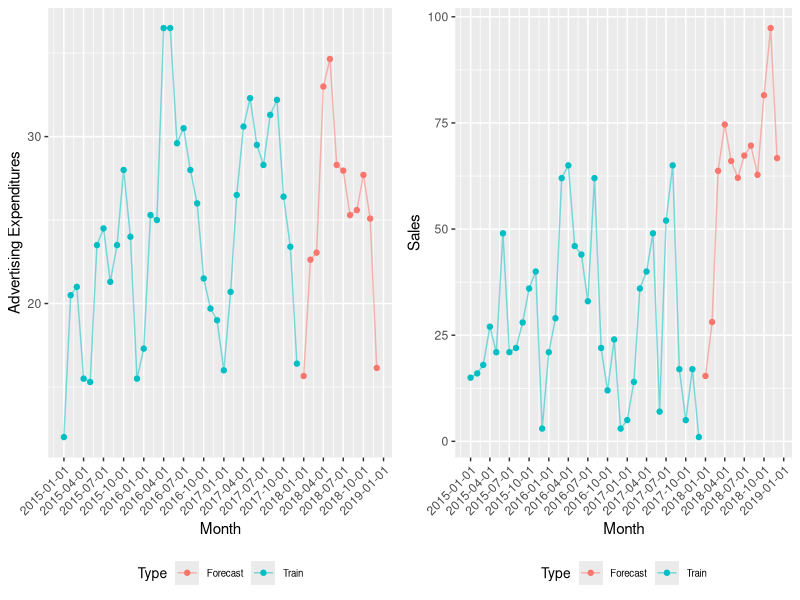

Write the R code that produced this figure.
## ---- chunk 1
knitr::opts_chunk$set(echo = FALSE)
## ---- chunk 2
a <- 0.85
b <- 0.5
c <- 0.75
## ---- chunk 3
library(ggplot2)
library(lubridate)
library(forecast)
library(reshape2)
library(plyr)
library(gridExtra)
#Load the data from csv
data <- read.csv("ad_sales_data.csv", header = TRUE, stringsAsFactors = FALSE, sep = ",")
#reformat and preprocess the data
names(data) <- tolower(names(data))
data$month <- as.Date(data$month, format = "%m/%d/%y")
forecast_function <- function(month_end, year_end, a, b, c){
      fc_data <- data.frame(ReportDate = as.Date(data$month, format = "%Y-%m-%d"), 
                            advertising = data$advertising,
                            sales = data$sales, 
                            Type = "Train")

    fc_data <- arrange(fc_data, ReportDate)
    n_month <- length(seq(from = max(fc_data$ReportDate), to = as.Date(paste(paste(year_end, month_end, sep = "-"), 01, sep = "-"), format = "%Y-%m-%d"), by = 'month')) -1
    fc.ts_ad <- ts(fc_data$advertising, start = c(year(min(fc_data$ReportDate)), month(min(fc_data$ReportDate))), frequency = 12)
    fc.ts_sales <- ts(fc_data$sales, start = c(year(min(fc_data$ReportDate)), month(min(fc_data$ReportDate))), frequency = 12)
    fit_ad <- HoltWinters(fc.ts_ad, alpha = a, beta = b, gamma = c)
    fit_sales <- HoltWinters(fc.ts_sales, alpha = a, beta = b, gamma = c)
    fc_ad <- predict(fit_ad, n.ahead = n_month)
    fc_sales <- predict(fit_sales, n.ahead = n_month)
    fc_ad <- ifelse(fc_ad < 0, 0, fc_ad)
    fc_sales <- ifelse(fc_sales < 0, 0, fc_sales)
    
    data.fc <- data.frame(ReportDate = seq(from = (max(fc_data$ReportDate) %m+% months(1)), to = as.Date(paste(paste(year_end, month_end, sep = "-"), 01, sep = "-"), format = "%Y-%m-%d"), by = "month"),
                          fc_ad,
                          fc_sales,
                          Type = "Forecast")
    names(data.fc)[2:3] <- c("advertising", "sales")
    data.all <- rbind(fc_data, data.fc)
    return(data.all)
}
month_end <- 12
year_end <- 2018
all <- forecast_function(month_end, year_end, a, b, c)
p <- ggplot(all, aes(x = ReportDate, y = advertising, color = Type)) + geom_point() + geom_line(alpha = 0.5, size = 0.5, aes(group = Type)) + xlab("Month") + ylab("Advertising Expenditures") + scale_x_date(date_breaks = "3 months") + theme(axis.text.x = element_text(angle = 45, hjust = 1), legend.text= element_text(size = 7), legend.position = "bottom", legend.title= element_text(size = 10))
q <- ggplot(all, aes(x = ReportDate, y = sales, color = Type)) + geom_point() + geom_line(alpha = 0.5, size = 0.5, aes(group = Type)) + xlab("Month") + ylab("Sales")  + scale_x_date(date_breaks = "3 months") +  theme(axis.text.x = element_text(angle = 45, hjust = 1), legend.text= element_text(size = 7), legend.position = "bottom", legend.title= element_text(size = 10))

grid.arrange(p, q, ncol = 2)

